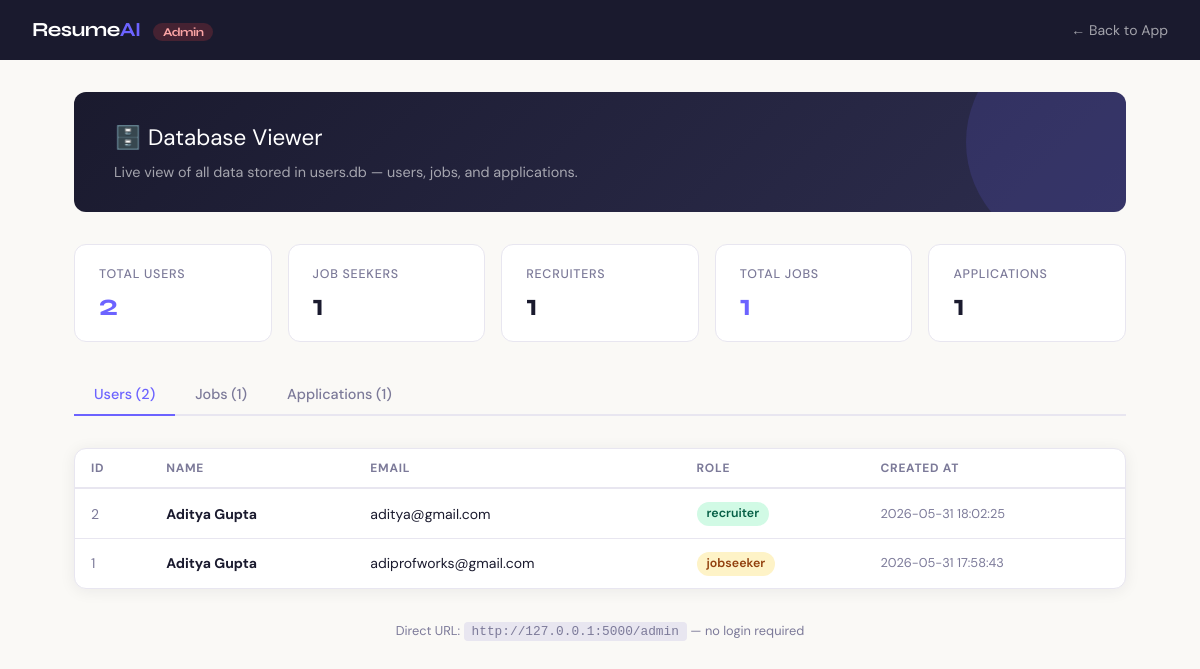
The page /admin on the database its author committed.
### tables this page shows
CREATE TABLE users (
            id        INTEGER PRIMARY KEY AUTOINCREMENT,
            name      TEXT    NOT NULL,
            email     TEXT    NOT NULL UNIQUE,
            password  TEXT    NOT NULL,
            role      TEXT    NOT NULL CHECK(role IN ('jobseeker','recruiter')),
            created_at DATETIME DEFAULT CURRENT_TIMESTAMP
        );

### app.py (the view)
@app.route('/admin')
def admin():
    users        = get_all_users()
    jobs         = get_all_jobs()
    applications = get_all_applications()
    return render_template('admin.html', users=users, jobs=jobs, applications=applications)

### database.py (called while the page is built)
def get_db():
    conn = sqlite3.connect(DB_PATH)
    conn.row_factory = sqlite3.Row
    return conn

def get_all_jobs():
    conn = get_db()
    jobs = conn.execute('''
        SELECT j.*, u.name AS recruiter_name
        FROM jobs j JOIN users u ON j.recruiter_id = u.id
        ORDER BY j.posted_at DESC
    ''').fetchall()
    conn.close()
    return jobs

def get_all_users():
    conn = get_db()
    users = conn.execute('SELECT id,name,email,role,created_at FROM users ORDER BY created_at DESC').fetchall()
    conn.close()
    return users

def get_all_applications():
    conn = get_db()
    apps = conn.execute('''
        SELECT a.id, u.name AS seeker, j.title AS job, j.company,
               a.ai_score, a.status, a.applied_at
        FROM applications a
        JOIN users u ON a.seeker_id = u.id
        JOIN jobs  j ON a.job_id    = j.id
        ORDER BY a.applied_at DESC
    ''').fetchall()
    conn.close()
    return apps

### templates/admin.html (shortened to what this page needs)
<!DOCTYPE html>
<html lang="en">
<head>
    <link rel="stylesheet" href="{{ url_for('static', filename='style.css') }}">
</head>
<body>
<nav class="nav">
    <div class="nav-brand">Resume<span>AI</span> <span style="font-size:0.75rem; background:rgba(239,68,68,0.2); color:#fca5a5; padding:2px 10px; border-radius:100px; margin-left:0.5rem;">Admin</span></div>
    <div class="nav-right">
        <a href="/login" class="nav-link">← Back to App</a>
    </div>
</nav>
<div class="page">
    <div class="welcome">
        <div class="welcome-title">🗄️ Database Viewer</div>
        <div class="welcome-sub">Live view of all data stored in users.db — users, jobs, and applications.</div>
    </div>
    <div class="stats">
        <div class="stat"><div class="stat-label">Total Users</div><div class="stat-value accent">{{ users|length }}</div></div>
        <div class="stat"><div class="stat-label">Job Seekers</div><div class="stat-value">{{ users|selectattr('role','equalto','jobseeker')|list|length }}</div></div>
        <div class="stat"><div class="stat-label">Recruiters</div><div class="stat-value">{{ users|selectattr('role','equalto','recruiter')|list|length }}</div></div>
        <div class="stat"><div class="stat-label">Total Jobs</div><div class="stat-value accent">{{ jobs|length }}</div></div>
        <div class="stat"><div class="stat-label">Applications</div><div class="stat-value">{{ applications|length }}</div></div>
    </div>
    <div class="tabs">
        <button class="tab-btn active" onclick="showTab('users')">Users ({{ users|length }})</button>
        <button class="tab-btn" onclick="showTab('jobs')">Jobs ({{ jobs|length }})</button>
        <button class="tab-btn" onclick="showTab('applications')">Applications ({{ applications|length }})</button>
    </div>
    <div id="tab-users" class="tab-content">
        <div class="card" style="padding:0; overflow:hidden;">
            {% if users %}
            <table class="data-table">
                <thead><tr>
                    <th>ID</th><th>Name</th><th>Email</th><th>Role</th><th>Created At</th>
                </tr></thead>
                <tbody>
                {% for u in users %}
                <tr>
                    <td style="color:var(--text-muted);">{{ u.id }}</td>
                    <td><strong>{{ u.name }}</strong></td>
                    <td>{{ u.email }}</td>
                    <td><span class="badge {% if u.role == 'recruiter' %}badge-shortlisted{% else %}badge-pending{% endif %}">{{ u.role }}</span></td>
                    <td style="color:var(--text-muted); font-size:0.8rem;">{{ u.created_at }}</td>
                </tr>
                {% endfor %}
                </tbody>
            </table>
            {% else %}
            <div style="text-align:center; padding:2rem; color:var(--text-muted);">No users registered yet.</div>
            {% endif %}
        </div>
    </div>
    <p style="text-align:center; color:var(--text-muted); font-size:0.8rem; margin-top:2rem;">
        Direct URL: <code style="background:var(--border); padding:2px 8px; border-radius:4px;">http://127.0.0.1:5000/admin</code> — no login required
    </p>
</div>
</body>
</html>

### static/style.css (style rules this page uses)
:root { --ink: #1a1a2e; --ink-mid: #2d2d4e; --ink-light: #4a4a72; --accent: #6c63ff; --accent-hover: #574fd6; --accent-soft: #ede9ff; --success: #10b981; --success-soft: #d1fae5; --success-text: #065f46; --danger: #ef4444; --danger-soft: #fee2e2; --danger-text: #991b1b; --warning: #f59e0b; --warning-soft: #fef3c7; --warning-text: #92400e; --cream: #faf9f6; --white: #ffffff; --border: #e8e6f0; --text-muted: #7c7a99; --shadow: 0 2px 16px rgba(26,26,46,0.07); --radius: 12px; --radius-sm: 8px; }
* { box-sizing: border-box; margin: 0; padding: 0; }
body { font-family: 'DM Sans', sans-serif; background: var(--cream); color: var(--ink); min-height: 100vh; line-height: 1.6; }
a { color: var(--accent); text-decoration: none; }
.nav { background: var(--ink); padding: 0 2rem; display: flex; align-items: center; justify-content: space-between; height: 60px; position: sticky; top: 0; z-index: 100; }
.nav-brand { font-family: 'Syne', sans-serif; font-size: 1.25rem; font-weight: 700; color: white; letter-spacing: -0.03em; }
.nav-brand span { color: var(--accent); }
.nav-right { display: flex; align-items: center; gap: 1rem; }
.nav-link { color: rgba(255,255,255,0.6); font-size: 0.875rem; cursor: pointer; background: none; border: none; font-family: inherit; transition: color 0.2s; text-decoration: none; }
.page { max-width: 1100px; margin: 0 auto; padding: 2rem 1.5rem; }
.tabs { display: flex; gap: 0; border-bottom: 2px solid var(--border); margin-bottom: 2rem; }
.tab-btn { padding: 0.7rem 1.25rem; background: none; border: none; font-family: 'DM Sans', sans-serif; font-size: 0.9rem; font-weight: 500; color: var(--text-muted); cursor: pointer; border-bottom: 2px solid transparent; margin-bottom: -2px; transition: all 0.18s; }
.tab-btn.active { color: var(--accent); border-bottom-color: var(--accent); }
.card { background: var(--white); border: 1px solid var(--border); border-radius: var(--radius); padding: 1.75rem; box-shadow: var(--shadow); }
.stats { display: grid; grid-template-columns: repeat(auto-fit, minmax(150px, 1fr)); gap: 1rem; margin-bottom: 2rem; }
.stat { background: var(--white); border: 1px solid var(--border); border-radius: var(--radius); padding: 1.25rem 1.5rem; }
.stat-label { font-size: 0.78rem; color: var(--text-muted); text-transform: uppercase; letter-spacing: 0.06em; font-weight: 500; margin-bottom: 0.35rem; }
.stat-value { font-family: 'Syne', sans-serif; font-size: 1.9rem; font-weight: 700; color: var(--ink); line-height: 1; }
.stat-value.accent { color: var(--accent); }
.badge { display: inline-flex; align-items: center; padding: 2px 10px; border-radius: 100px; font-size: 0.775rem; font-weight: 600; }
.badge-pending { background: var(--warning-soft); color: var(--warning-text); }
.badge-shortlisted { background: var(--success-soft); color: var(--success-text); }
.welcome { background: linear-gradient(135deg, var(--ink) 0%, var(--ink-mid) 100%); color: white; border-radius: var(--radius); padding: 1.75rem 2.5rem; margin-bottom: 2rem; position: relative; overflow: hidden; }
.welcome::before { content: ''; position: absolute; right: -60px; top: -60px; width: 220px; height: 220px; border-radius: 50%; background: rgba(108,99,255,0.15); }
.welcome-title { font-size: 1.4rem; margin-bottom: 0.3rem; color: white; }
.welcome-sub { font-size: 0.9rem; color: rgba(255,255,255,0.6); }
.data-table { width: 100%; border-collapse: collapse; font-size: 0.875rem; }
.data-table th { text-align: left; padding: 0.6rem 1rem; font-size: 0.75rem; text-transform: uppercase; letter-spacing: 0.06em; color: var(--text-muted); border-bottom: 2px solid var(--border); }
.data-table td { padding: 0.75rem 1rem; border-bottom: 1px solid var(--border); vertical-align: middle; }
.data-table tr:last-child td { border-bottom: none; }

### rows shown on the page
users: id "2", name "Aditya Gupta", email "aditya@gmail.com", role "recruiter", created_at "2026-05-31 18:02:25"
users: id "1", name "Aditya Gupta", email "adiprofworks@gmail.com", role "jobseeker", created_at "2026-05-31 17:58:43"

### other values the page prints
{{ users|length }} "2"
{{ users|selectattr('role','equalto','jobseeker')|list|length }} "1"
{{ users|selectattr('role','equalto','recruiter')|list|length }} "1"
{{ jobs|length }} "1"
{{ applications|length }} "1"
